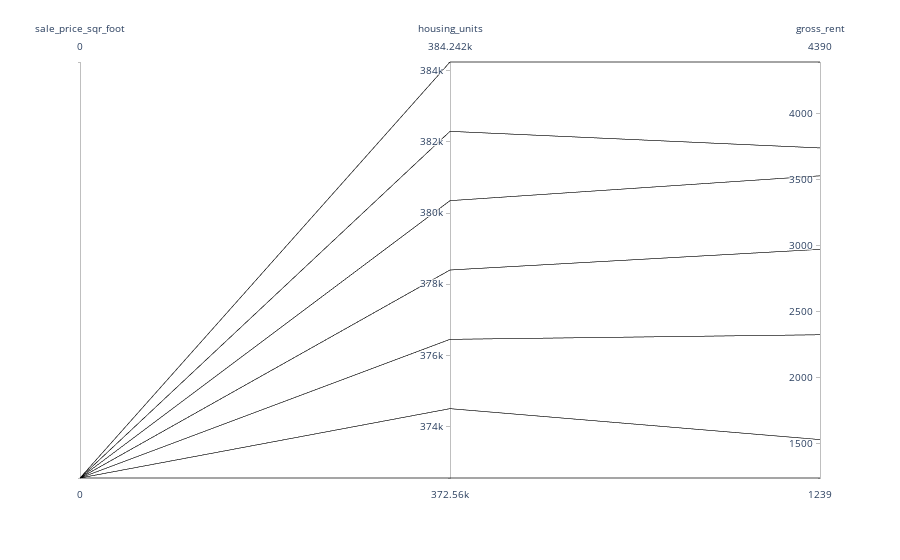

Notebook cell for this chart:
### Code cell
# Parallel Coordinates Plot
px.parallel_coordinates(df_expensive_neighborhoods_per_year, color='sale_price_sqr_foot')

### Figure 1 — Plotly figure (JSON) as saved in the notebook; plotly's stock layout.template omitted (floating-point values rounded to 4 significant figures)
{"data": [{"dimensions": [{"label": "sale_price_sqr_foot", "values": [null, null, null, null, null, null, null, null, null, null, null, null, null, null, null, null, null, null, null, null, null, null, null, null, null, null, null, null, null, null, null, null, null, null, null, null, null, null, null, null, null, null, null, null, null, null, null, null, null, null, null, null, null]}, {"label": "housing_units", "values": [372560, 372560, 372560, 372560, 372560, 372560, 372560, 372560, 374507, 374507, 374507, 374507, 374507, 374507, 374507, 374507, 376454, 376454, 376454, 376454, 376454, 376454, 376454, 376454, 378401, 378401, 378401, 378401, 378401, 378401, 380348, 380348, 380348, 380348, 380348, 380348, 380348, 380348, 380348, 380348, 382295, 382295, 382295, 382295, 382295, 382295, 384242, 384242, 384242, 384242, 384242, 384242, 384242]}, {"label": "gross_rent", "values": [1239, 1239, 1239, 1239, 1239, 1239, 1239, 1239, 1530, 1530, 1530, 1530, 1530, 1530, 1530, 1530, 2324, 2324, 2324, 2324, 2324, 2324, 2324, 2324, 2971, 2971, 2971, 2971, 2971, 2971, 3528, 3528, 3528, 3528, 3528, 3528, 3528, 3528, 3528, 3528, 3739, 3739, 3739, 3739, 3739, 3739, 4390, 4390, 4390, 4390, 4390, 4390, 4390]}], "domain": {"x": [0, 1], "y": [0, 1]}, "line": {"color": [null, null, null, null, null, null, null, null, null, null, null, null, null, null, null, null, null, null, null, null, null, null, null, null, null, null, null, null, null, null, null, null, null, null, null, null, null, null, null, null, null, null, null, null, null, null, null, null, null, null, null, null, null], "coloraxis": "coloraxis"}, "name": "", "type": "parcoords"}], "layout": {"coloraxis": {"colorbar": {"title": {"text": "sale_price_sqr_foot"}}, "colorscale": [[0, "#0d0887"], [0.1111, "#46039f"], [0.2222, "#7201a8"], [0.3333, "#9c179e"], [0.4444, "#bd3786"], [0.5556, "#d8576b"], [0.6667, "#ed7953"], [0.7778, "#fb9f3a"], [0.8889, "#fdca26"], [1, "#f0f921"]]}, "legend": {"tracegroupgap": 0}, "margin": {"t": 60}}}
